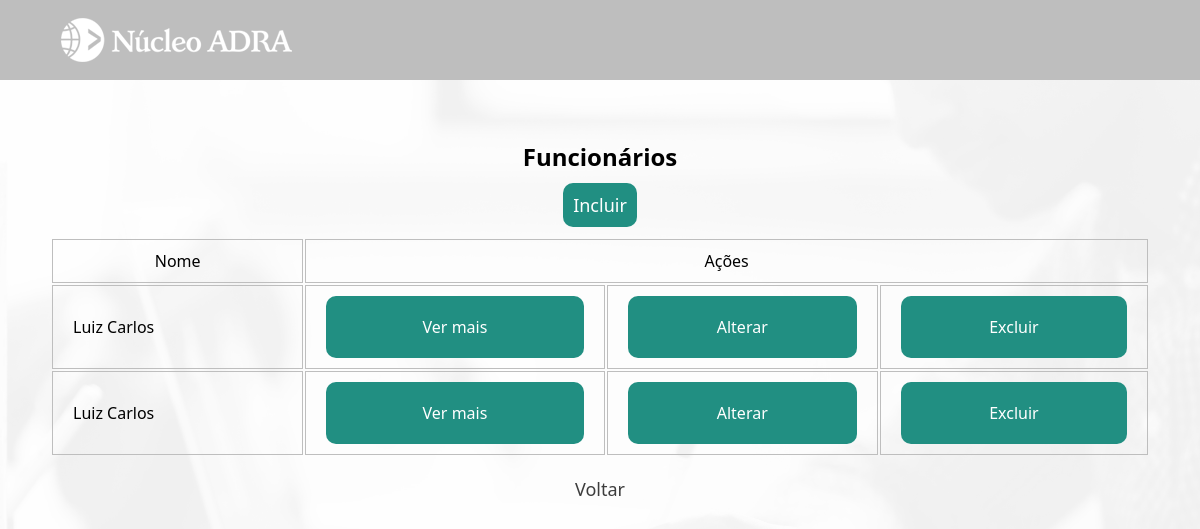
Before: /institucional/funcionario/index.php with the older database file.
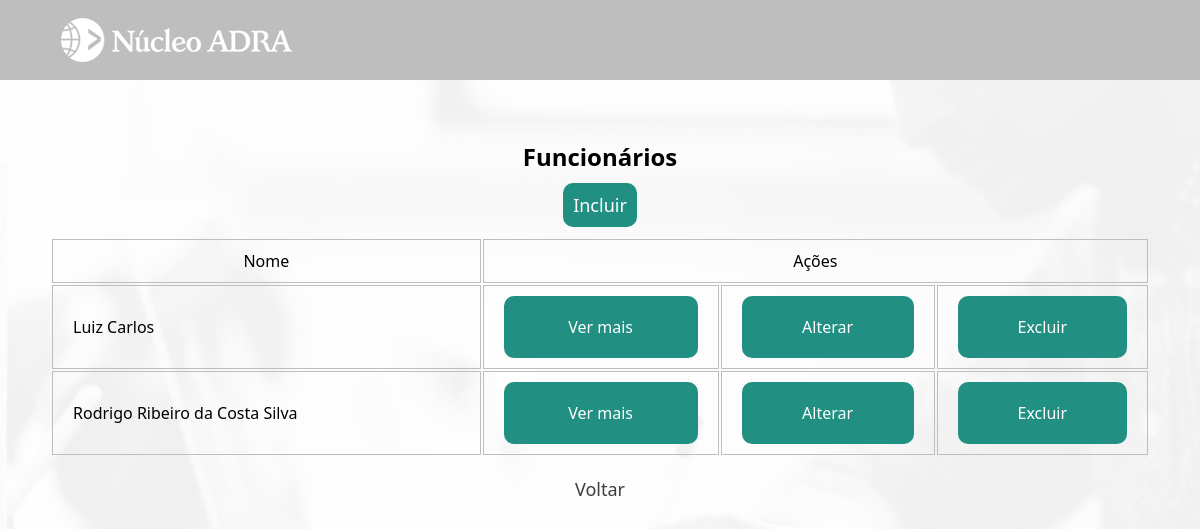
After: the same page with the newer database file.
### tables this page shows
CREATE TABLE IF NOT EXISTS `administracao` (
  `id` smallint UNSIGNED NOT NULL AUTO_INCREMENT,
  `nome` varchar(30) NOT NULL,
  `login` varchar(20) NOT NULL,
  `senha` varchar(255) NOT NULL,
  `imagem` text NOT NULL,
  PRIMARY KEY (`id`)
);

### institucional/funcionario/index.php (the view, shortened to what this page needs)
<?php
    require_once "../../util/config.php";
    $sql = "SELECT * FROM administracao";
    $result = mysqli_query($link, $sql);
?>
<!DOCTYPE html>
<html lang="pt-br">
<head>
    <link rel="stylesheet" href="../../css/mural.css">
</head>
<body>
<header>
        <main>
            <div class="cabecalho-conteudo">
                <a href="../administrador.php">
                <div id="logo" class="opcoes-nav">
                    <img src="../../imagens/nucleo-adra-branco-232x48.png" alt="logo-adra">
                </div>
                </a>
                <a href="../usuario.php">
                <div id="perfil" class="opcoes-nav">
                </div>
                </a>
            </div>
        </main>
    </header>
<div class="container-admin">
    <h2>Funcionários</h2>
    <p><a href="create.php" class="incluir">Incluir</a></p>
    <table border="0" class="tabela-admin">
        <tr class="tabela-titulo">
            <td><center>Nome</center></td>
            <td colspan="4"><center>Ações</center></td>
        </tr>
        <?php while($row = mysqli_fetch_array($result)){?>
        <tr class="tabela-linha">
            <td><?php echo($row['nome'])?></td>
            <td><?php echo('<a href="read.php?id='.$row['id'].'" class="crud_link">Ver mais</a>')?></td>
            <td><?php echo('<a href="update.php?id='.$row['id'].'" class="crud_link">Alterar</a>')?></td>
            <td><?php echo('<a href="delete.php?id='.$row['id'].'" class="crud_link">Excluir</a>')?></td>
        </tr>
        <?php } ?>
    </table>
    <div class="voltar">
        <p><a href='../administrador.php'>Voltar</a></p>
    </div>
    </div>
</body>
</html>

Changed rows visible on the page:
removed administracao: nome "Luiz Carlos"
added administracao: nome "Rodrigo Ribeiro da Costa Silva"
